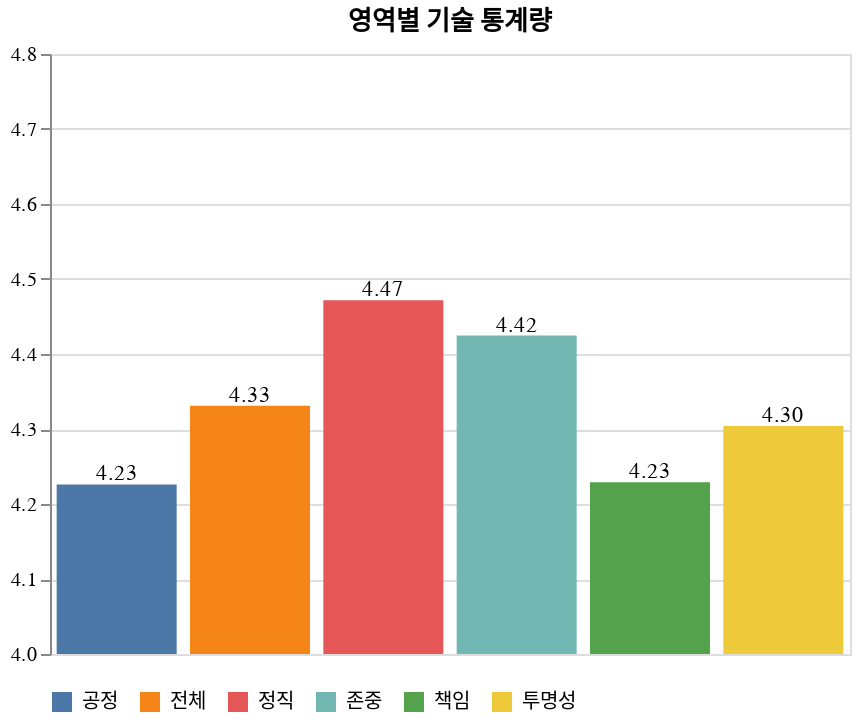

Here is the notebook cell this chart was saved with:
### Code cell
tp_by_area = by_area_mean.drop("ID").transpose(include_header=True)

bar = draw_bar_plot(tp_by_area, "column", "column_0", "영역별 기술 통계량", None, rotate=False, legend=True, scale=alt.Scale(domain=[4, 4.8]))
bar.show()

### Figure 1 — Vega-Lite specification as saved in the notebook (floating-point values rounded to 4 significant figures)
{"config": {"view": {"continuousWidth": 300, "continuousHeight": 300}}, "layer": [{"mark": {"type": "bar"}, "encoding": {"color": {"field": "column", "legend": {"direction": "horizontal", "orient": "bottom"}, "title": null, "type": "nominal"}, "tooltip": [], "x": {"axis": null, "field": "column", "title": "영역별 기술 통계량", "type": "nominal"}, "y": {"field": "column_0", "scale": {"domain": [4, 4.8]}, "title": null, "type": "quantitative"}}, "name": "view_2", "title": "영역별 기술 통계량"}, {"mark": {"type": "text", "align": "center", "baseline": "bottom"}, "encoding": {"color": {"value": "black"}, "text": {"field": "column_0", "format": ".2f", "type": "quantitative"}, "tooltip": [], "x": {"field": "column", "type": "nominal"}, "y": {"field": "column_0", "type": "quantitative"}}, "title": "영역별 기술 통계량"}], "data": {"name": "data-3e184254436403d35c04c50aba98dd6a"}, "params": [{"name": "param_2", "select": {"type": "interval", "encodings": ["x", "y"]}, "bind": "scales", "views": ["view_2"]}], "width": 400, "$schema": "https://vega.github.io/schema/vega-lite/v5.20.1.json", "datasets": {"data-3e184254436403d35c04c50aba98dd6a": [{"column": "공정", "column_0": 4.226}, {"column": "정직", "column_0": 4.472}, {"column": "존중", "column_0": 4.425}, {"column": "책임", "column_0": 4.229}, {"column": "투명성", "column_0": 4.304}, {"column": "전체", "column_0": 4.331}]}}
